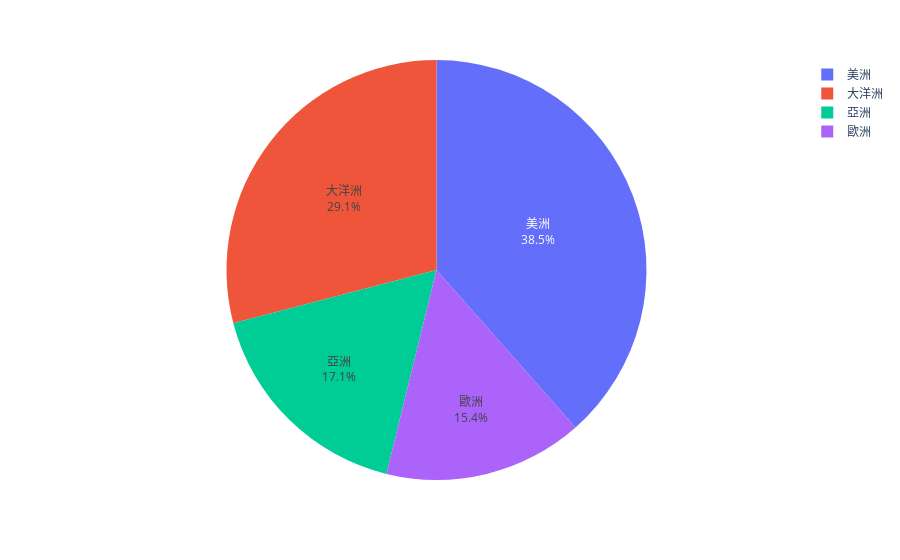

Notebook code cell kept with this figure:
### Code cell
import plotly.express as px
import plotly.io as pio
import plotly.graph_objects as go
import pandas as pd
good106 = good.query('年度 == 106')
fig = px.pie(good106,values='總人數',names='洲別')
fig.update_traces(textposition='inside', 
                  textinfo='percent+label')
# fig.write_image('./images/px/04-pie-1.png')
fig.show()

### Figure 1 — Plotly figure (JSON) as saved in the notebook; plotly's stock layout.template omitted (floating-point values rounded to 4 significant figures)
{"data": [{"domain": {"x": [0, 1], "y": [0, 1]}, "hovertemplate": "洲別=%{label}<br>總人數=%{value}<extra></extra>", "labels": ["歐洲", "歐洲", "歐洲", "歐洲", "歐洲", "歐洲", "歐洲", "歐洲", "歐洲", "歐洲", "歐洲", "歐洲", "歐洲", "歐洲", "歐洲", "歐洲", "歐洲", "歐洲", "美洲", "美洲", "美洲", "亞洲", "亞洲", "亞洲", "亞洲", "亞洲", "亞洲", "亞洲", "亞洲", "亞洲", "亞洲", "大洋洲", "大洋洲"], "legendgroup": "", "name": "", "showlegend": true, "textinfo": "percent+label", "textposition": "inside", "type": "pie", "values": [3920, 1004, 1755, 758, 456, 43, 120, 307, 250, 300, 36, 10, 172, 24, 400, 45, 7, 105, 3202, 21127, 20, 9642, 242, 176, 154, 513, 16, 13, 19, 21, 20, 16573, 1820]}], "layout": {"legend": {"tracegroupgap": 0}, "margin": {"t": 60}}}
